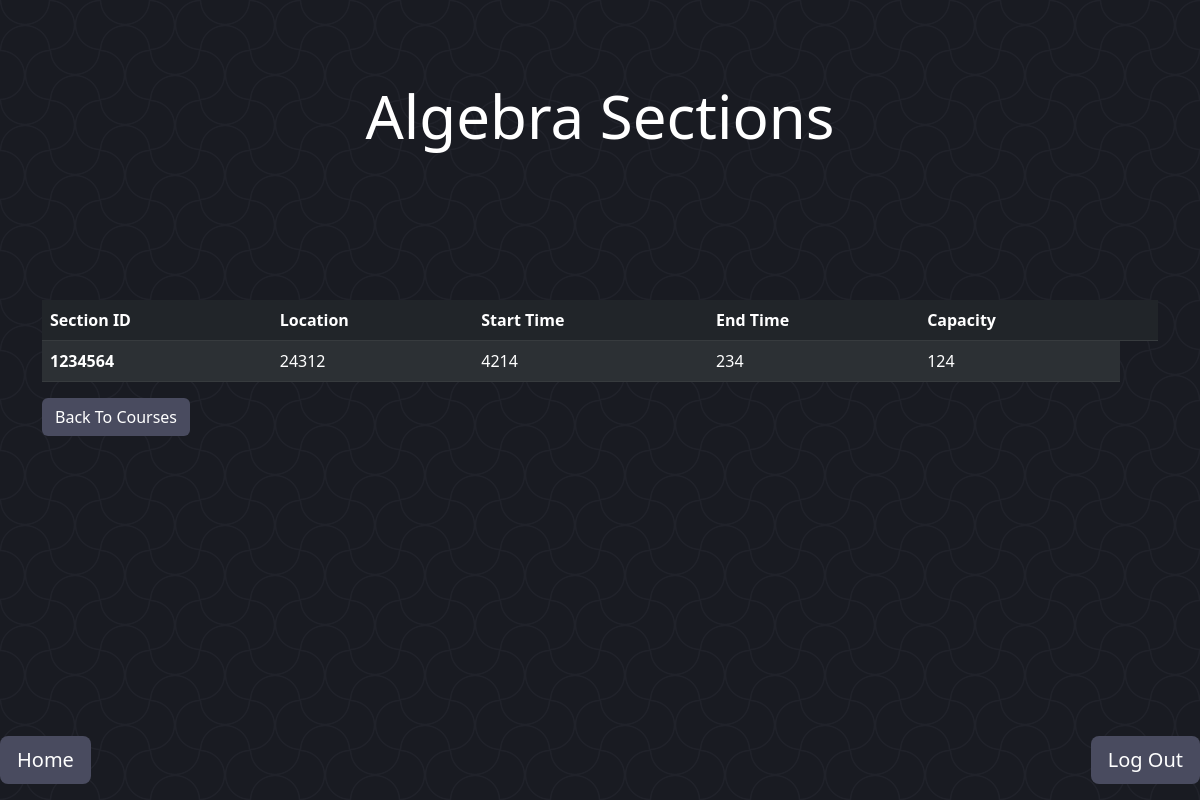
/sections/101/ (signed in), run on an earlier commit of the app's database.
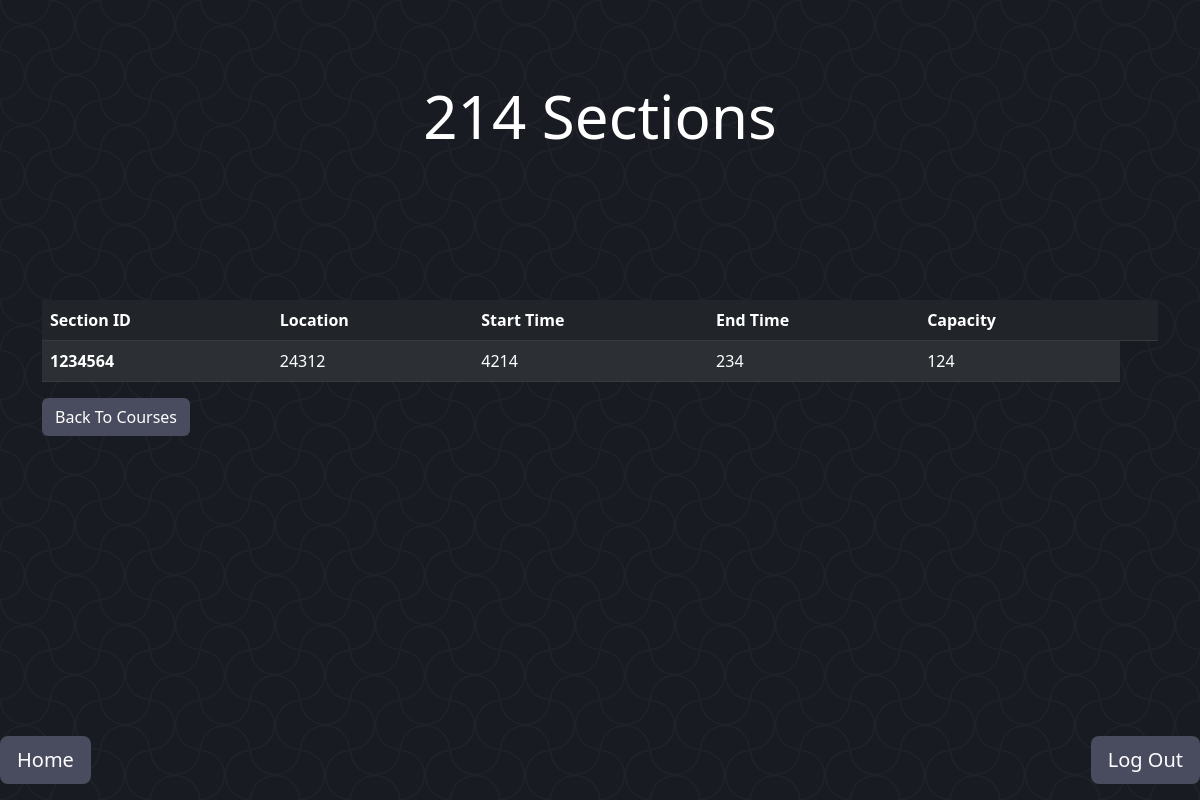
And on a later commit of the database.
### Management/models.py (models this page shows, shortened)
class Course(models.Model):
    courseID = models.IntegerField(primary_key=True)
    courseName = models.CharField(max_length=40)
    courseDescription = models.CharField(max_length=140)
    courseDepartment = models.CharField(max_length=16)
    @staticmethod
    def getCourse(courseID):
        return get_object_or_404(Course, pk=courseID)

### Management/views.py (the view)
# urls.py: path('sections/<int:course_id>/', sections.as_view(), name='sections'),
class sections(View):
    def get(self, request, course_id):
        if 'messageS' not in request.session:
            request.session['messageS'] = ""
        msg = request.session['messageS']
        request.session['messageS'] = ""
        course = Course.getCourse(course_id)
        sectionList = Section.getSectionsFromCourse(course_id)
        userRole = request.session['roleSession']
        context = {'course': course, 'sections': sectionList, 'roleTemplate': userRole, "message": msg}
        return render(request, 'main/Section/sections.html', context)

### Management/models.py (called while the page is built)
    @staticmethod
    def getSectionsFromCourse(courseID):
        return Section.objects.filter(courseID=courseID)

### templates/main/Section/sections.html (shortened to what this page needs)
{% extends 'basePages.html' %}
{% block header %}
    {{ course.courseName }} Sections
{% endblock header %}
{% block content %}
    <div class="container">
        <table class="table table-dark table-striped" style="color: white">
            <thead>
                <th scope="col">Section ID</th>
                <th scope="col">Location</th>
                <th scope="col">Start Time</th>
                <th scope="col">End Time</th>
                <th scope="col">Capacity</th>
                <th scope="col"></th>
            </thead>
            <tbody>
                {% for section in sections %}
                    <tr>
                        <th scope="row">{{ section.sectionID }}</th>
                        <td>{{ section.location }}</td>
                        <td>{{ section.startTime }}</td>
                        <td>{{ section.endTime }}</td>
                        <td>{{ section.capacity }}</td>
                    </tr>
                {% endfor %}
            </tbody>
        </table>
    </div>
    <div class="container">
        <a class="btn" href="{% url 'courses' %}" role="button" style="color: white; background-color: #494b5f">Back To Courses</a>
    </div>
{% endblock content %}

What changed in the data, as far as the page shows it:
changed Course: courseName "Algebra" → "214"
